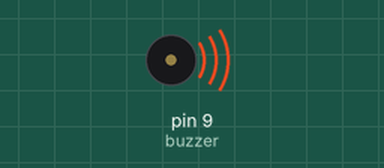
The sketch below on a simulated Arduino Uno, built with avr-gcc and run on an emulated ATmega328P. On the bench: buzzer (waves = sounding).

Above: at 0.1 s.
At 3.6 s:
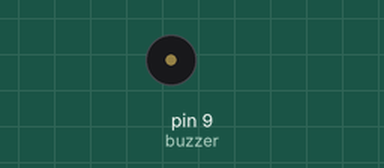
Timing chart, 0 to 5.1 s (numbered marks = the images above):
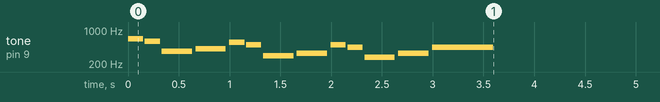

The sketch:

nokia_theme.ino
```cpp
/*
  Nokia Tune
  Connect a piezo buzzer or speaker to pin 11 or select a new pin.
  More songs available at https://github.com/robsoncouto/arduino-songs

                                              Robson Couto, 2019
*/
#define NOTE_CS4 277
#define NOTE_D4  294
#define NOTE_E4  330
#define NOTE_FS4 370
#define NOTE_GS4 415
#define NOTE_A4  440
#define NOTE_B4  494
#define NOTE_CS5 554
#define NOTE_D5  587
#define NOTE_E5  659
#define REST      0


// change this to make the song slower or faster
int tempo = 180;

// change this to whichever pin you want to use
int buzzer = 9;

// notes of the moledy followed by the duration.
// a 4 means a quarter note, 8 an eighteenth , 16 sixteenth, so on
// !!negative numbers are used to represent dotted notes,
// so -4 means a dotted quarter note, that is, a quarter plus an eighteenth!!
int melody[] = {

  // Nokia Ringtone
  // Score available at https://musescore.com/user/29944637/scores/5266155

  NOTE_E5, 8, NOTE_D5, 8, NOTE_FS4, 4, NOTE_GS4, 4,
  NOTE_CS5, 8, NOTE_B4, 8, NOTE_D4, 4, NOTE_E4, 4,
  NOTE_B4, 8, NOTE_A4, 8, NOTE_CS4, 4, NOTE_E4, 4,
  NOTE_A4, 2,
};

// sizeof gives the number of bytes, each int value is composed of two bytes (16 bits)
// there are two values per note (pitch and duration), so for each note there are four bytes
int notes = sizeof(melody) / sizeof(melody[0]) / 2;

// this calculates the duration of a whole note in ms
int wholenote = (60000 * 4) / tempo;

int divider = 0, noteDuration = 0;

void setup() {
  // iterate over the notes of the melody.
  // Remember, the array is twice the number of notes (notes + durations)
  for (int thisNote = 0; thisNote < notes * 2; thisNote = thisNote + 2) {

    // calculates the duration of each note
    divider = melody[thisNote + 1];
    if (divider > 0) {
      // regular note, just proceed
      noteDuration = (wholenote) / divider;
    } else if (divider < 0) {
      // dotted notes are represented with negative durations!!
      noteDuration = (wholenote) / abs(divider);
      noteDuration *= 1.5; // increases the duration in half for dotted notes
    }

    // we only play the note for 90% of the duration, leaving 10% as a pause
    tone(buzzer, melody[thisNote], noteDuration * 0.9);

    // Wait for the specief duration before playing the next note.
    delay(noteDuration);

    // stop the waveform generation before the next note.
    noTone(buzzer);
  }
}

void loop() {
  // no need to repeat the melody.
}
```
